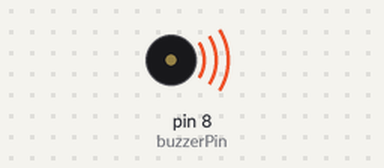
The sketch below on a simulated Arduino Uno, built with avr-gcc and run on an emulated ATmega328P. On the bench: buzzer (waves = sounding).

Above: at 3.1 s.
At 16.82 s:
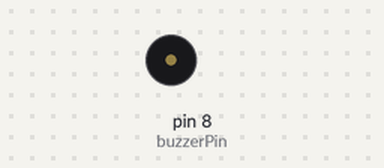
Timing chart, 0 to 17.2 s (numbered marks = the images above):
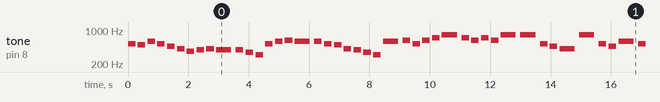

The sketch:

succesiontheme.ino
```cpp
#define NOTE_C4  261
#define NOTE_CS4 277
#define NOTE_D4  294
#define NOTE_DS4 311
#define NOTE_E4  330
#define NOTE_F4  349
#define NOTE_FS4 370
#define NOTE_G4  392
#define NOTE_GS4 415
#define NOTE_A4  440
#define NOTE_AS4 466
#define NOTE_B4  493
#define NOTE_C5  523
#define NOTE_CS5 554
#define NOTE_D5  587
#define NOTE_DS5 622
#define NOTE_E5  659
#define NOTE_F5  698
#define NOTE_FS5 740
#define NOTE_G5  790
#define NOTE_GS5 831

const int buzzerPin = 8;

int melody[] = {
  NOTE_C5, NOTE_B4,
  NOTE_D5, NOTE_C5, NOTE_AS4, NOTE_GS4, NOTE_FS4, NOTE_G4, NOTE_GS4, NOTE_G4,
  NOTE_G4, NOTE_F4, NOTE_DS4, NOTE_C5, NOTE_D5, NOTE_DS5, NOTE_D5,
  NOTE_D5, NOTE_C5, NOTE_B4, NOTE_GS4, NOTE_G4, NOTE_F4, NOTE_DS4, NOTE_D5,

  NOTE_DS5, NOTE_C5, NOTE_DS5, NOTE_F5, NOTE_G5,
  NOTE_F5, NOTE_DS5, NOTE_F5, NOTE_DS5, NOTE_G5,
  NOTE_G5, NOTE_C5, NOTE_AS4, NOTE_GS4,
  NOTE_G5, NOTE_C5, NOTE_AS4, NOTE_D5,

  NOTE_C5, NOTE_G4, NOTE_F4, NOTE_DS4, NOTE_G4, NOTE_F4, NOTE_DS4,
  NOTE_DS5, NOTE_D5, NOTE_C5,
  NOTE_C5, NOTE_AS4, NOTE_GS4,
  NOTE_G4, NOTE_B4,
  NOTE_C5, NOTE_B4
};

int noteDurations[] = {
  4, 4,
  4, 4, 4, 4, 4, 4, 4, 2,
  4, 4, 4, 4, 4, 4, 2,
  4, 4, 4, 4, 4, 4, 4, 2,

  4, 4, 4, 4, 2,
  4, 4, 4, 4, 2,
  2, 4, 4, 2,
  2, 4, 4, 2,

  4, 4, 4, 4, 4, 4, 2,
  4, 4, 2,
  4, 4, 2,
  4, 4,
  4, 4
};

int totalNotes = sizeof(melody) / sizeof(melody[0]);

void setup() {
  pinMode(buzzerPin, OUTPUT);
}

void loop() {
  for (int thisNote = 0; thisNote < totalNotes; thisNote++) {
    int noteDuration = 1000 / noteDurations[thisNote];
    tone(buzzerPin, melody[thisNote], noteDuration);

    int pauseBetweenNotes = noteDuration * 1.30;
    delay(pauseBetweenNotes);
    noTone(buzzerPin);
  }

  delay(3000);
}
```

Measured:
- by itself, tone on pin 8 (buzzerPin): plays 523 Hz for 0.25 s, 493 Hz for 0.25 s, 587 Hz for 0.25 s, 523 Hz for 0.25 s, 466 Hz for 0.25 s, 415 Hz for 0.25 s … (300 notes in this stretch)
